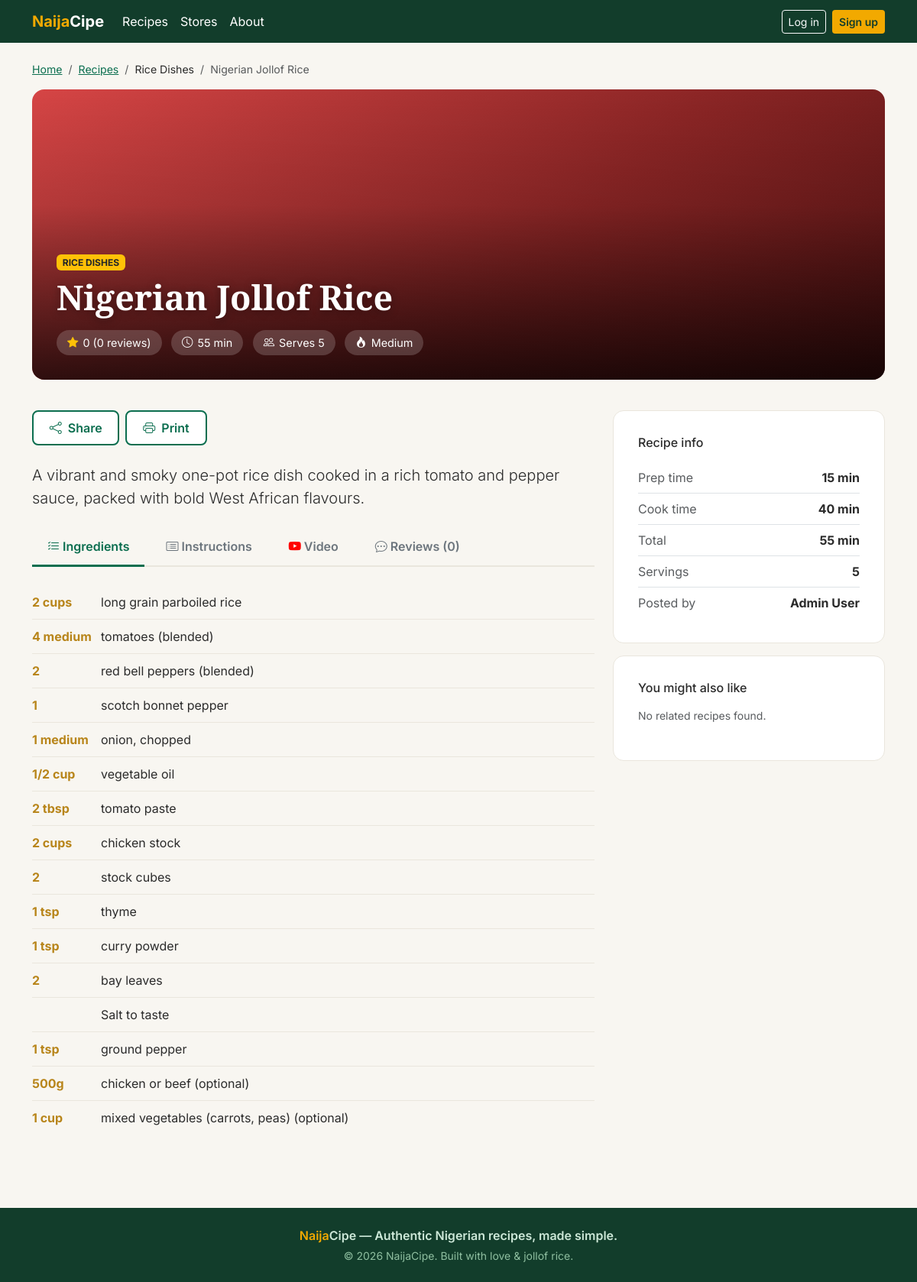
/recipes/nigerian-jollof-rice, run on the app's committed database.
### models.py (models this page shows, shortened)
class Recipe(db.Model):
    __tablename__ = 'recipes'
    id = db.Column(db.Integer, primary_key=True)
    title = db.Column(db.String(255), nullable=False)
    slug = db.Column(db.String(255), unique=True, nullable=False, index=True)
    category = db.Column(db.String(80))
    description = db.Column(db.Text)
    prep_time = db.Column(db.Integer)
    cook_time = db.Column(db.Integer)
    servings = db.Column(db.Integer)
    difficulty = db.Column(db.String(20))
    rating = db.Column(db.Float, default=0.0)
    review_count = db.Column(db.Integer, default=0)
    posted_by = db.Column(db.Integer, db.ForeignKey('users.id'))
    img_class = db.Column(db.String(50), default='img-egusi')
    cover_image = db.Column(db.String(500))
    youtube_url = db.Column(db.String(500))
    instructions = db.Column(db.Text)
    status = db.Column(db.String(20), default='published')
    created_at = db.Column(db.DateTime, default=datetime.utcnow)
    updated_at = db.Column(db.DateTime, default=datetime.utcnow, onupdate=datetime.utcnow)
    poster = db.relationship('User', foreign_keys=[posted_by])
    ingredients = db.relationship('RecipeIngredient', backref='recipe', lazy=True, cascade='all, delete-orphan')
    reviews = db.relationship('Review', backref='recipe', lazy=True, cascade='all, delete-orphan')
    favourites = db.relationship('Favourite', backref='recipe', lazy=True, cascade='all, delete-orphan')

class RecipeIngredient(db.Model):
    __tablename__ = 'recipe_ingredients'
    id = db.Column(db.Integer, primary_key=True)
    recipe_id = db.Column(db.Integer, db.ForeignKey('recipes.id'), nullable=False)
    quantity = db.Column(db.String(50))
    ingredient_name = db.Column(db.String(255))

class User(db.Model):
    __tablename__ = 'users'
    id = db.Column(db.Integer, primary_key=True)
    username = db.Column(db.String(80), unique=True, nullable=False, index=True)
    email = db.Column(db.String(120), unique=True, nullable=False, index=True)
    password = db.Column(db.String(255), nullable=False)
    full_name = db.Column(db.String(120))
    avatar_url = db.Column(db.String(500))
    created_at = db.Column(db.DateTime, default=datetime.utcnow)
    updated_at = db.Column(db.DateTime, default=datetime.utcnow, onupdate=datetime.utcnow)
    reviews = db.relationship('Review', backref='author', lazy=True, cascade='all, delete-orphan')
    favourites = db.relationship('Favourite', backref='user', lazy=True, cascade='all, delete-orphan')

### app.py (the view, shortened to what this page needs)
@app.route("/recipes/<slug>")
def recipe_detail(slug):
    db_recipe = Recipe.query.filter_by(slug=slug).first_or_404()
    review_form = ReviewForm()
    ingredient_list = [
        {"qty": ing.quantity or "", "name": ing.ingredient_name or ""}
        for ing in db_recipe.ingredients
    ]
    steps = [l.strip() for l in (db_recipe.instructions or "").splitlines() if l.strip()]
    instruction_list = [
        {"step_num": i + 1, "title": f"Step {i + 1}", "body": step}
        for i, step in enumerate(steps)
    ]
    review_list = [
        {
            "status": "approved",
            "rating": rv.rating,
            "body": rv.body,
            "created_at": rv.created_at,
            "user": {
                "full_name": rv.author.full_name or rv.author.username,
                "initial": (rv.author.full_name or rv.author.username)[0].upper(),
                "avatar_bg": None,
            },
        }
        for rv in db_recipe.reviews
    ]
    related_db = Recipe.query.filter(
        Recipe.category == db_recipe.category,
        Recipe.id != db_recipe.id,
        Recipe.status == 'published',
    ).limit(3).all()
    related = [
        {
            "slug": r.slug,
            "title": r.title,
            "img_class": r.img_class or "img-egusi",
            "avg_rating": round(r.rating or 0, 1),
            "total_time": (r.prep_time or 0) + (r.cook_time or 0),
        }
        for r in related_db
    ]
    poster_name = "Admin"
    if db_recipe.poster:
        poster_name = db_recipe.poster.full_name or db_recipe.poster.username
    recipe = types.SimpleNamespace(
        id=db_recipe.id,
        slug=db_recipe.slug,
        title=db_recipe.title,
        category=types.SimpleNamespace(name=db_recipe.category or ""),
        img_class=db_recipe.img_class or "img-egusi",
        avg_rating=round(db_recipe.rating or 0, 1),
        review_count=db_recipe.review_count or 0,
        total_time=(db_recipe.prep_time or 0) + (db_recipe.cook_time or 0),
        prep_time=db_recipe.prep_time or 0,
        cook_time=db_recipe.cook_time or 0,
        servings=db_recipe.servings or 0,
        difficulty=db_recipe.difficulty or "",
        description=db_recipe.description or "",
        posted_by=poster_name,
        youtube_url=db_recipe.youtube_url,
        ingredient_list=ingredient_list,
        instruction_list=instruction_list,
        review_list=review_list,
    )
    user_has_favourited = False
    user_has_reviewed = False
    return render_template(
        "screens/detail.html",
        recipe=recipe,
        user_has_favourited=user_has_favourited,
        user_has_reviewed=user_has_reviewed,
        review_form=review_form,
        related=related,
    )

### app.py (called while the page is built)
@app.context_processor
def inject_globals():
    current_user = None
    if session.get("logged_in") and session.get("user_id"):
        current_user = User.query.get(session.get("user_id"))
    return {
        "current_year": datetime.now().year,
        "app_name": "NaijaCipe",
        "is_logged_in": session.get("logged_in", False),
        "current_user": current_user,
    }

### templates/screens/detail.html (shortened to what this page needs)
{% extends "base.html" %}
{% from "partials/macros.html" import star_rating %}
{% block content %}
<div class="container py-4">
  <nav aria-label="breadcrumb" class="mb-3">
    <ol class="breadcrumb" style="font-size:.88rem;">
      <li class="breadcrumb-item">
        <a href="{{ url_for('landing') }}" style="color:var(--naija-green);">Home</a>
      </li>
      <li class="breadcrumb-item">
        <a href="{{ url_for('browse') }}" style="color:var(--naija-green);">Recipes</a>
      </li>
      <li class="breadcrumb-item">{{ recipe.category.name }}</li>
      <li class="breadcrumb-item active">{{ recipe.title }}</li>
    </ol>
  </nav>
  <div class="recipe-hero {{ recipe.img_class }}">
    <div>
      <span class="badge bg-warning text-dark mb-2">{{ recipe.category.name | upper }}</span>
      <h1>{{ recipe.title }}</h1>
      <div class="mt-3">
        <span class="meta-pill">
          <i class="bi bi-star-fill text-warning"></i>
          {{ recipe.avg_rating }} ({{ recipe.review_count }} reviews)
        </span>
        <span class="meta-pill"><i class="bi bi-clock"></i> {{ recipe.total_time }} min</span>
        <span class="meta-pill"><i class="bi bi-people"></i> Serves {{ recipe.servings }}</span>
        <span class="meta-pill"><i class="bi bi-fire"></i> {{ recipe.difficulty }}</span>
      </div>
    </div>
  </div>
  <div class="row g-4 mt-3">
    <div class="col-lg-8">
      <div class="d-flex flex-wrap gap-2 mb-4">
        <button class="btn btn-naija-outline">
          <i class="bi bi-share me-1"></i> Share
        </button>
        <button class="btn btn-naija-outline" onclick="window.print()">
          <i class="bi bi-printer me-1"></i> Print
        </button>
      </div>
      <p class="lead">{{ recipe.description }}</p>
      <ul class="nav nav-tabs nav-tabs-naija mt-4" id="recipeTabs" role="tablist">
        <li class="nav-item" role="presentation">
          <button class="nav-link active" data-bs-toggle="tab" data-bs-target="#tab-ingredients" type="button">
            <i class="bi bi-list-check"></i> Ingredients
          </button>
        </li>
        <li class="nav-item" role="presentation">
          <button class="nav-link" data-bs-toggle="tab" data-bs-target="#tab-instructions" type="button">
            <i class="bi bi-card-list"></i> Instructions
          </button>
        </li>
        <li class="nav-item" role="presentation">
          <button class="nav-link" data-bs-toggle="tab" data-bs-target="#tab-video" type="button">
            <i class="bi bi-youtube" style="color:#ff0000"></i> Video
          </button>
        </li>
        <li class="nav-item" role="presentation">
          <button class="nav-link {% if request.path.endswith('#tab-reviews') %}active{% endif %}"
                  data-bs-toggle="tab" data-bs-target="#tab-reviews" type="button">
            <i class="bi bi-chat-dots"></i> Reviews ({{ recipe.review_count }})
          </button>
        </li>
      </ul>
      <div class="tab-content py-4">
        <div class="tab-pane fade show active" id="tab-ingredients">
          {% for item in recipe.ingredient_list %}
          <div class="ingredient-item">
            <span class="ingredient-qty">{{ item.qty }}</span>
            <span>{{ item.name }}</span>
          </div>
          {% endfor %}
        </div>
      </div>
    </div>
    <div class="col-lg-4">
      <div class="form-wrap mb-3">
        <h6 class="mb-3">Recipe info</h6>
        <div class="d-flex justify-content-between py-2 border-bottom">
          <span class="text-muted">Prep time</span><strong>{{ recipe.prep_time }} min</strong>
        </div>
        <div class="d-flex justify-content-between py-2 border-bottom">
          <span class="text-muted">Cook time</span><strong>{{ recipe.cook_time }} min</strong>
        </div>
        <div class="d-flex justify-content-between py-2 border-bottom">
          <span class="text-muted">Total</span><strong>{{ recipe.total_time }} min</strong>
        </div>
        <div class="d-flex justify-content-between py-2 border-bottom">
          <span class="text-muted">Servings</span><strong>{{ recipe.servings }}</strong>
        </div>
        <div class="d-flex justify-content-between py-2">
          <span class="text-muted">Posted by</span><strong>{{ recipe.posted_by }}</strong>
        </div>
      </div>
      <div class="form-wrap">
        <h6 class="mb-3">You might also like</h6>
        {% for rel in related %}
        <a href="{{ url_for('recipe_detail', slug=rel.slug) }}" class="d-flex gap-3 mb-3 text-decoration-none">
          <div class="img-placeholder {{ rel.img_class }}"
               style="width:70px; height:70px; border-radius:8px; flex-shrink:0; padding:0;"></div>
          <div>
            <strong style="font-size:.92rem; color: var(--naija-dark);">{{ rel.title }}</strong><br>
            <small class="text-muted stars">
              <i class="bi bi-star-fill"></i> {{ rel.avg_rating }} · {{ rel.total_time }} min
            </small>
          </div>
        </a>
        {% else %}
        <p class="text-muted small">No related recipes found.</p>
        {% endfor %}
      </div>
    </div>
  </div>
</div>
{% endblock %}

### static/css/main.css (style rules this page uses)
body, main, .auth-wrap { pointer-events: auto !important; filter: none !important; }
:root { --naija-green: #0b6e4f; --naija-green-dark: #075238; --naija-green-light: #1c8e6a; --naija-gold: #e3a71c; --naija-gold-dark: #b8851a; --naija-cream: #fff8e7; --naija-red: #d64545; --naija-dark: #1a2e22; --naija-charcoal: #2b2b2b; --naija-gray-100: #f8f6f1; --naija-gray-200: #eae6dd; }
* { scroll-behavior: smooth; }
body { font-family: "Inter", system-ui, -apple-system, sans-serif; background: var(--naija-gray-100); color: var(--naija-charcoal); }
.display-font, h1, h2, h3, .brand-logo { font-family: "Playfair Display", Georgia, serif; }
.btn-naija-outline { background: #fff; color: var(--naija-green); border: 2px solid var(--naija-green); font-weight: 600; padding: 0.55rem 1.3rem; border-radius: 8px; transition: all 0.15s; }
.img-jollof { background: linear-gradient(135deg, #d64545 0%, #8b2525 60%, #5a1515 100%); }
.recipe-hero { height: 380px; border-radius: 16px; position: relative; display: flex; align-items: flex-end; padding: 2rem; color: #fff; overflow: hidden; }
.recipe-hero::before { content: ""; position: absolute; inset: 0; background: linear-gradient( to top, rgba(0, 0, 0, 0.75) 0%, rgba(0, 0, 0, 0.1) 60%, transparent 100% ); }
.recipe-hero > div { position: relative; z-index: 2; }
.recipe-hero h1 { font-size: 2.8rem; font-weight: 800; margin: 0; text-shadow: 0 2px 12px rgba(0, 0, 0, 0.4); }
.meta-pill { display: inline-flex; align-items: center; gap: 6px; background: rgba(255, 255, 255, 0.18); backdrop-filter: blur(8px); padding: 6px 14px; border-radius: 20px; font-size: 0.9rem; margin-right: 8px; color: #fff; }
.nav-tabs-naija { border-bottom: 2px solid var(--naija-gray-200); gap: 8px; }
.nav-tabs-naija .nav-link { border: none; color: #6c757d; font-weight: 600; padding: 12px 20px; border-bottom: 3px solid transparent; margin-bottom: -2px; background: transparent; }
.nav-tabs-naija .nav-link.active { background: transparent; color: var(--naija-green); border-bottom-color: var(--naija-green); }
.ingredient-item { display: flex; align-items: center; padding: 10px 0; border-bottom: 1px solid var(--naija-gray-200); }
.ingredient-item:last-child { border-bottom: none; }
.ingredient-qty { color: var(--naija-gold-dark); font-weight: 700; min-width: 90px; }
.form-wrap { background: #fff; border-radius: 14px; padding: 2rem; border: 1px solid var(--naija-gray-200); }

### data on the page
Recipe: category.name "Rice Dishes", title "Nigerian Jollof Rice", category.name "RICE DISHES", difficulty "Medium", description "A vibrant and smoky one-pot rice dish cooked in a rich tomato and pepper sauce, packed with bold West African flavours."
RecipeIngredient: qty "2 cups", name "long grain parboiled rice"
RecipeIngredient: qty "4 medium", name "tomatoes (blended)"
RecipeIngredient: qty "2", name "red bell peppers (blended)"
RecipeIngredient: qty "1", name "scotch bonnet pepper"
RecipeIngredient: qty "1 medium", name "onion, chopped"
RecipeIngredient: qty "1/2 cup", name "vegetable oil"
RecipeIngredient: qty "2 tbsp", name "tomato paste"
RecipeIngredient: qty "2 cups", name "chicken stock"
RecipeIngredient: qty "2", name "stock cubes"
RecipeIngredient: qty "1 tsp", name "thyme"
RecipeIngredient: qty "1 tsp", name "curry powder"
RecipeIngredient: qty "2", name "bay leaves"
RecipeIngredient: name "Salt to taste"
RecipeIngredient: qty "1 tsp", name "ground pepper"
RecipeIngredient: qty "500g", name "chicken or beef (optional)"
RecipeIngredient: qty "1 cup", name "mixed vegetables (carrots, peas) (optional)"
User: posted_by "Admin User"

### other printed values
{{ recipe.avg_rating }} "0"
{{ recipe.review_count }} "0"
{{ recipe.total_time }} "55"
{{ recipe.servings }} "5"
{{ recipe.prep_time }} "15"
{{ recipe.cook_time }} "40"
{{ now.year if now is defined else 2026 }} "2026"
